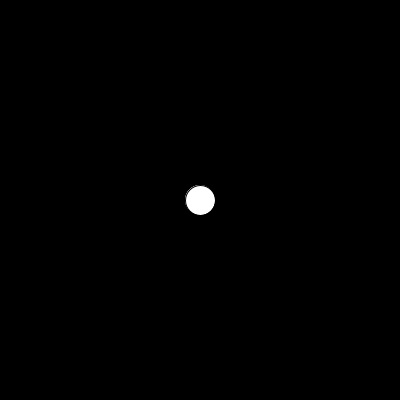
Frame 1 (no input)
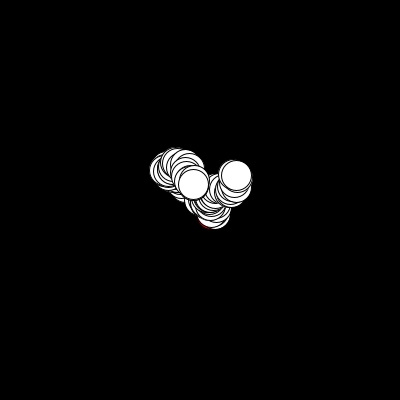
Frame 60 (the mouse pressed at the canvas centre just before this capture)
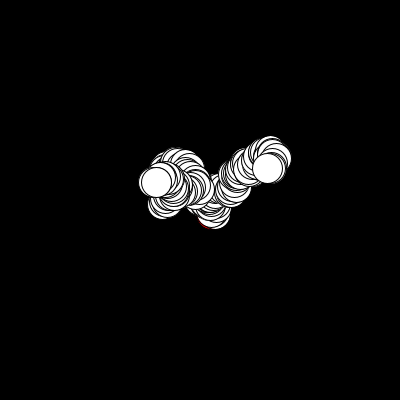
Frame 120 (the mouse held since frame 60 and released just before this capture)

The Processing sketch that drew these frames (run headless with seeded random() and noise(); from frame 60 on, the mouse is pressed at the canvas centre):

// Processing sketch: processing_66190
// ── processing_66190.pde

void setup(){
  size(400,400);
 background(0);
  smooth();
  stroke(0);

  ellipseMode(CENTER);
  //frameRate(99999999);
}
float x=200;
float y=200;
float x1=x;
float y1=y;


void draw(){
   
float d = 15;
float D=dist(x,y,x1,y1);
float v=10;
float s=5;
float xs=random(-s,s);
float x1s=random(-s,s);
float ys=random(-s,s);
float y1s=random(-s,s);

  ellipse(x,y,30,30);
  ellipse(x1,y1,30,30);
  
   x=x+xs;
   y=y+ys;
    x1=x1+x1s;
     y1=y1+y1s;
  
  if(x<=15){
       x=x+15;
  }else if(x1<=15){
          x1=x1+d;
  }else if(x>=width-15){
             x=x-d;
  }else if( x1>=width-15){
                x1=x1-d;
  }else if(y<=15 ){
                   y=y+d;
  }else if(y1<=15 ){
                       y1=y1+d;
  }else if(y>=height-15){
                           y=y-d;
  }else if(y1>=height-15){
                             y1=y1-d;
  }else if(D<30 && x<x1 && y>y1){
     fill(255,0,0);
        x=x-v;
        y=y+v;
        x1=x1+v;
        y1=y1-v;
}else if(D<30 && x<x1 && y<y1){
   fill(255,0,0);
         x=x-v;
         y=y-v;
         x1=x1+v;
         y1=y1+v;
}else if(D<30 && x>x1 && y<y1){
   fill(255,0,0);
         x=x+v;
         y=y-v;
         x1=x1-v;
         y1=y1+v;
}else if(D<30 && x>x1 && y>y1){
       fill(255,0,0);
         x=x+v;
         x1=x1-v;
         y=y+v;
         y1=y1-v;

}else{
  fill(255);
}
}
